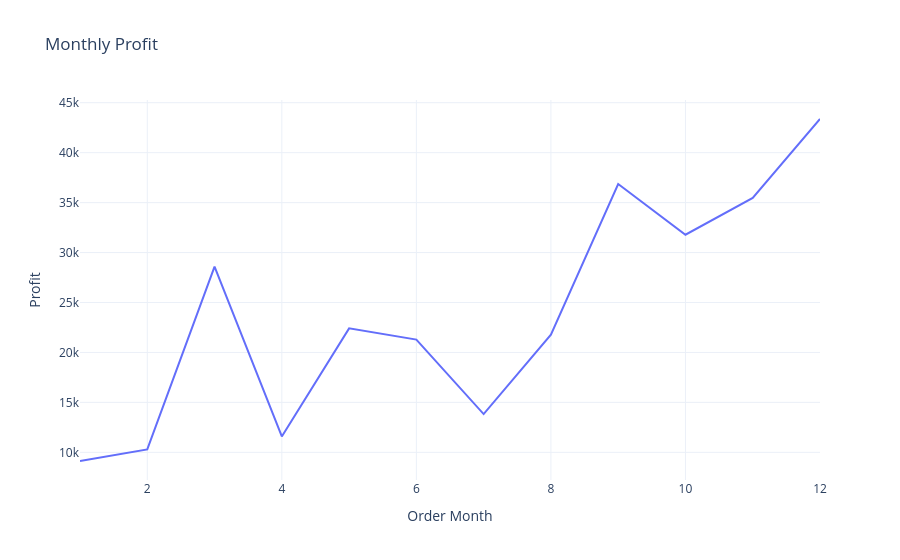

Notebook code cell kept with this figure:
### Code cell
fig=px.line(monthly_profit,
            x='Order Month',
            y='Profit',
            title='Monthly Profit')
fig.show()

### Figure 1 — Plotly figure (JSON) as saved in the notebook; plotly's stock layout.template omitted (floating-point values rounded to 4 significant figures)
{"data": [{"hovertemplate": "Order Month=%{x}<br>Profit=%{y}<extra></extra>", "legendgroup": "", "line": {"color": "#636efa", "dash": "solid"}, "marker": {"symbol": "circle"}, "mode": "lines", "name": "", "orientation": "v", "showlegend": false, "type": "scatter", "x": [1, 2, 3, 4, 5, 6, 7, 8, 9, 10, 11, 12], "xaxis": "x", "y": [9134.0, 10290.0, 28590.0, 11590.0, 22410.0, 21290.0, 13830.0, 21780.0, 36860.0, 31780.0, 35470.0, 43370.0], "yaxis": "y"}], "layout": {"legend": {"tracegroupgap": 0}, "title": {"text": "Monthly Profit"}, "xaxis": {"anchor": "y", "domain": [0, 1], "title": {"text": "Order Month"}}, "yaxis": {"anchor": "x", "domain": [0, 1], "title": {"text": "Profit"}}}}
